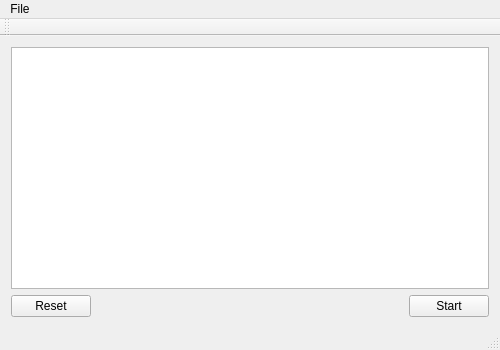
<?xml version="1.0" encoding="UTF-8"?>
<ui version="4.0">
 <class>MainWindow</class>
 <widget class="QMainWindow" name="MainWindow">
  <property name="geometry">
   <rect>
    <x>0</x>
    <y>0</y>
    <width>500</width>
    <height>350</height>
   </rect>
  </property>
  <property name="windowTitle">
   <string>A1C Data Analyzer 2000</string>
  </property>
  <widget class="QWidget" name="centralWidget">
   <layout class="QGridLayout" name="gridLayout">
    <item row="1" column="0">
     <widget class="QPushButton" name="reset">
      <property name="text">
       <string>Reset</string>
      </property>
     </widget>
    </item>
    <item row="0" column="0" colspan="3">
     <widget class="QListWidget" name="listWidget">
      <property name="autoFillBackground">
       <bool>false</bool>
      </property>
     </widget>
    </item>
    <item row="1" column="2">
     <widget class="QPushButton" name="start">
      <property name="text">
       <string>Start</string>
      </property>
     </widget>
    </item>
    <item row="1" column="1">
     <spacer name="horizontalSpacer">
      <property name="orientation">
       <enum>Qt::Horizontal</enum>
      </property>
      <property name="sizeHint" stdset="0">
       <size>
        <width>40</width>
        <height>20</height>
       </size>
      </property>
     </spacer>
    </item>
   </layout>
  </widget>
  <widget class="QMenuBar" name="menuBar">
   <property name="geometry">
    <rect>
     <x>0</x>
     <y>0</y>
     <width>500</width>
     <height>22</height>
    </rect>
   </property>
   <widget class="QMenu" name="menuFile">
    <property name="title">
     <string>File</string>
    </property>
    <addaction name="lab"/>
    <addaction name="order"/>
   </widget>
   <addaction name="menuFile"/>
  </widget>
  <widget class="QToolBar" name="mainToolBar">
   <attribute name="toolBarArea">
    <enum>TopToolBarArea</enum>
   </attribute>
   <attribute name="toolBarBreak">
    <bool>false</bool>
   </attribute>
  </widget>
  <widget class="QStatusBar" name="statusBar"/>
  <action name="lab">
   <property name="text">
    <string>Load lab data</string>
   </property>
  </action>
  <action name="order">
   <property name="text">
    <string>Load order data</string>
   </property>
  </action>
 </widget>
 <layoutdefault spacing="6" margin="11"/>
 <resources/>
 <connections/>
</ui>
